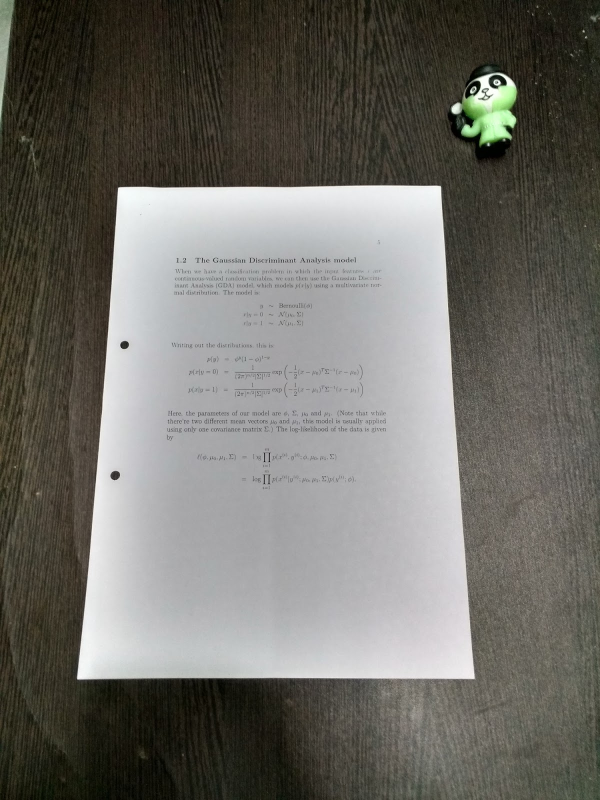
#> input picture BBB/redresse/doc_scan_simple/notes3.jpg, 1200 x 1600 px (shown at 1/2 size)
$ python doc_scan.py   (Python 2 division)
#> lines starting #> are read from the running program, lines starting #| are printed output that depends on the picture; after the words box and inside, x2 and y2 are one past the last pixel; in counts of white or black regions, pixels touching at a corner belong together
import cv2
import numpy as np
import os
# from PIL import Image


image = cv2.imread("notes3.jpg")
#> image is the input picture: shape (1600, 1200, 3); mean B, G, R 102.8, 109, 110.6

ratio = image.shape[0] / 800.0
#> ratio = 2
#read the imagea and resize it.
(h, w) = image.shape[:2]
#> h = 1600; w = 1200
r = 800 / float(h)
#> r = 0.5
width = int(w * r)
#> width = 600
dim = None

res = cv2.resize(image,(width,800), interpolation = cv2.INTER_AREA)
#cv2.imshow("image",res)
print(dim)

print ratio
#| 2.0
#convert into grayscale, blur it and find its edges
orig = image.copy()
gray = cv2.cvtColor(res,cv2.COLOR_BGR2GRAY)
blur = cv2.GaussianBlur(gray,(5,5),0)
#cv2.imshow("gaussian blur",blur)

#use Canny edge detection method for detecting edges
edged = cv2.Canny(blur,75,200)
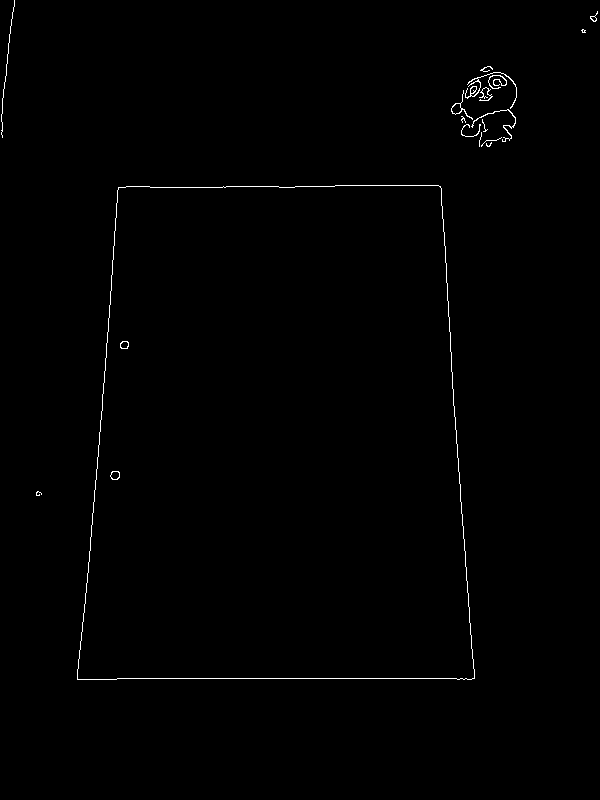
#> edged: shape (800, 600); 0.55% white in thin lines or dots, all inside (x1, y1, x2, y2) = (1, 0, 598, 680)
#cv2.imshow("edged",edged)

cv2.waitKey(0)
cv2.destroyAllWindows()

#finding the largest contours in edged image, keeping the largest one and
#initialize the screen contour

(cnts,_) = cv2.findContours(edged.copy(), cv2.RETR_LIST,cv2.CHAIN_APPROX_SIMPLE)
#> cnts = 26 contours, 14 with area under 20; largest, box (x1, y1, x2, y2) and area: (77, 185, 475, 680) 175990, (77, 185, 475, 680) 175988, (451, 90, 473, 120) 92, (451, 103, 462, 115) 76, (465, 72, 517, 109) 70
cnts = sorted(cnts,key = cv2.contourArea,reverse = True)[:5]
#> cnts = 5 contours; box (x1, y1, x2, y2) and area: (77, 185, 475, 680) 175990, (77, 185, 475, 680) 175988, (451, 90, 473, 120) 92, (451, 103, 462, 115) 76, (465, 72, 517, 109) 70

for c in cnts:
    peri = cv2.arcLength(c,True)
    approx = cv2.approxPolyDP(c, 0.02*peri,True)
    if len(approx) == 4:
         screenCnt = approx
         break
#> this loop made 1 pass
#> (peri, screenCnt) on pass 1: (1740.7, [[440, 186], [118, 187], [77, 679], [474, 678]])

print("finding contours of paper")
cv2.drawContours(res,[screenCnt],-1,(0,0,255),2)
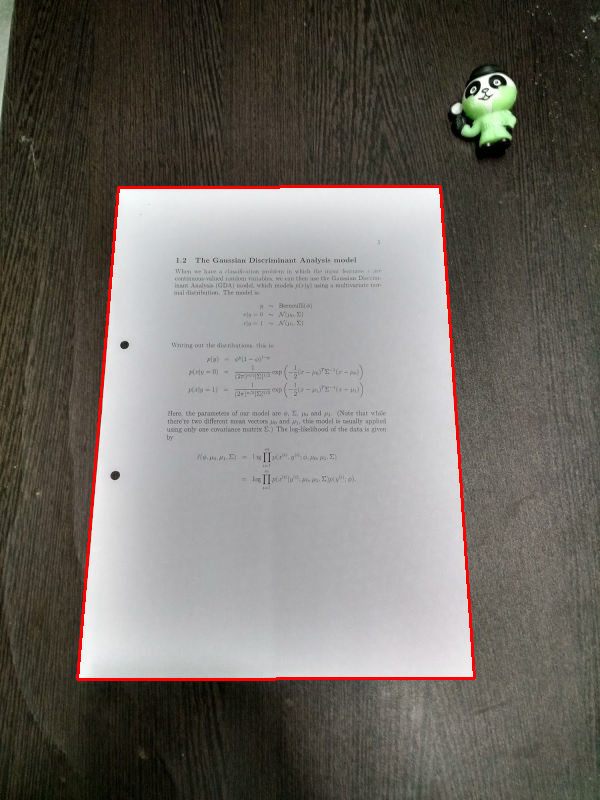
#> res: shape (800, 600, 3); mean B, G, R 101.7, 107.8, 112.1
#cv2.imshow("Selected Border",res)

pts = screenCnt.reshape(4, 2) * ratio
#> pts = [[880, 372], [236, 374], [154, 1358], [948, 1356]]
rect = np.zeros((4, 2), dtype = "float32")

s = pts.sum(axis = 1)
#> s = [1252, 610, 1512, 2304]
rect[0] = pts[np.argmin(s)]
rect[2] = pts[np.argmax(s)]

diff = np.diff(pts, axis = 1)
#> diff = [-508, 138, 1204, 408]
rect[1] = pts[np.argmin(diff)]
rect[3] = pts[np.argmax(diff)]

(tl,tr,br,bl) = rect
print ((tl,tr,br,bl))

#new dimensions of image

widthA = np.sqrt(((br[0] - bl[0]) ** 2) + ((br[1] - bl[1]) ** 2))
widthB = np.sqrt(((tr[0] - tl[0]) ** 2) + ((tr[1] - tl[1]) ** 2))
maxWidth = max(int(widthA), int(widthB))

heightA = np.sqrt(((tr[0] - br[0]) ** 2) + ((tr[1] - br[1]) ** 2))
heightB = np.sqrt(((tl[0] - bl[0]) ** 2) + ((tl[1] - bl[1]) ** 2))
maxHeight = max(int(heightA), int(heightB))

dst = np.array([
		[0, 0],
		[maxWidth - 1, 0],
		[maxWidth - 1, maxHeight - 1],
		[0, maxHeight - 1]], dtype = "float32")

X = cv2.getPerspectiveTransform(rect, dst)
#cv2.imshow("original1",orig)
crop = cv2.warpPerspective(orig, X, (maxWidth, maxHeight))
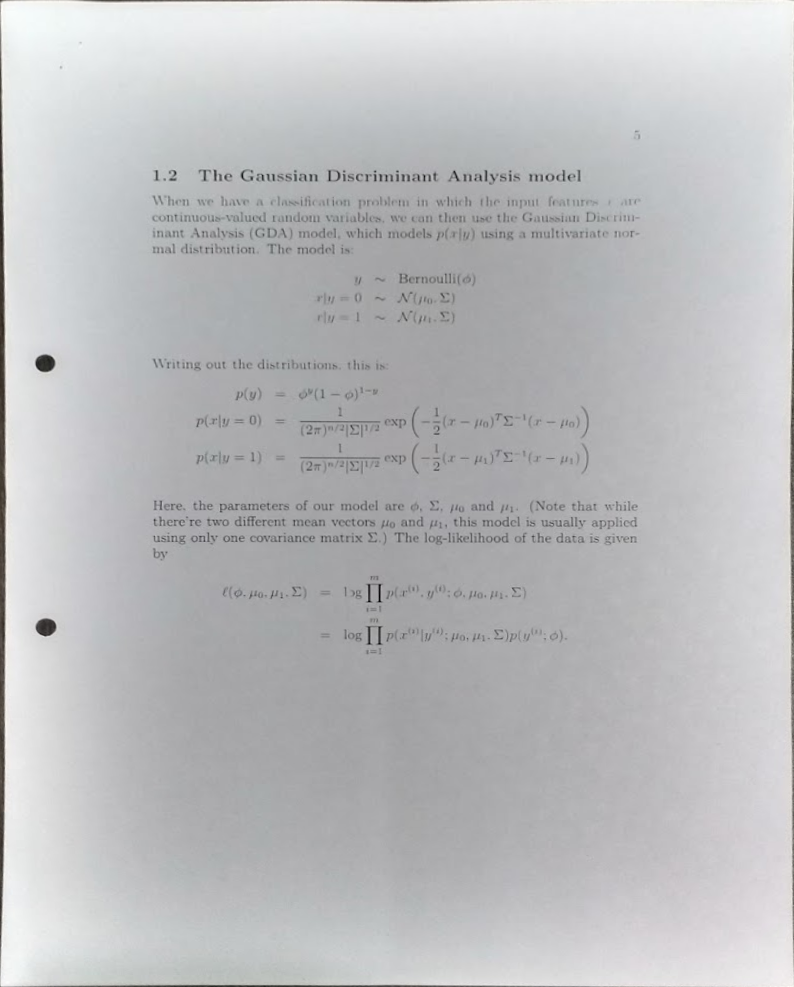
#> crop: shape (987, 794, 3); mean B, G, R 190.9, 189, 188.4
crop = crop.astype("uint8") * 255
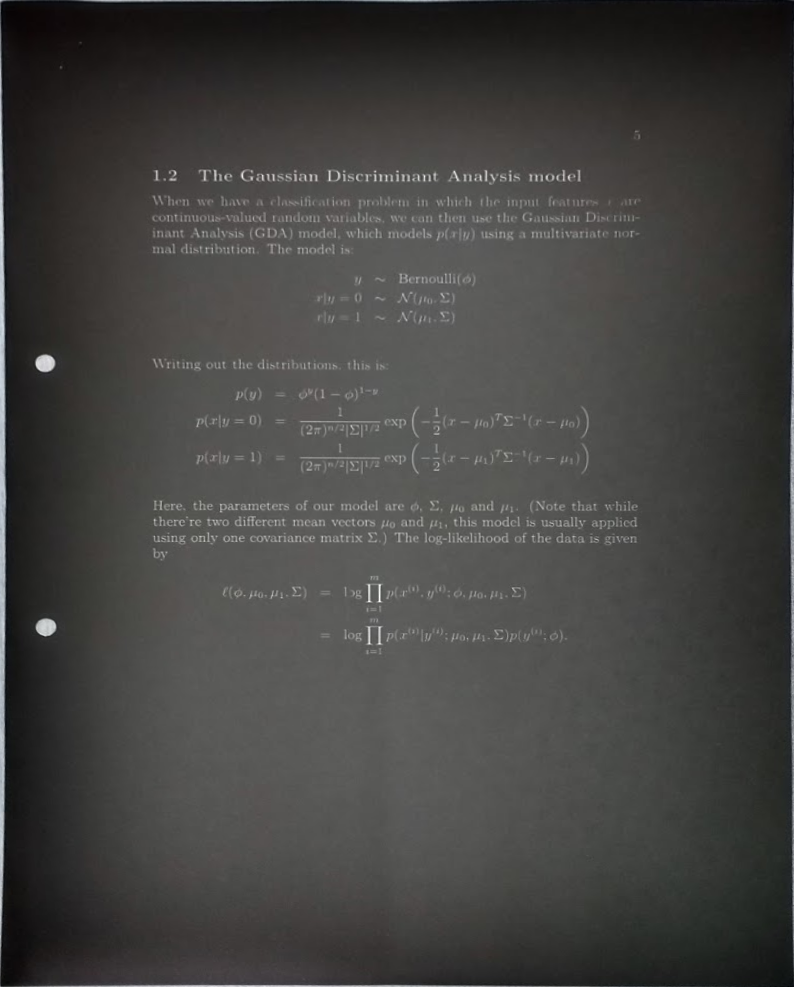
#> crop: shape (987, 794, 3); mean B, G, R 65.1, 67, 67.6


crop = cv2.cvtColor(crop,cv2.COLOR_BGR2GRAY)
#> crop: shape (987, 794)

ret, im_th1 = cv2.threshold(crop,115,255,cv2.THRESH_BINARY_INV)
#> im_th1: shape (987, 794); 97.5% white; 991 black regions (795 under 20 px), largest, box (x1, y1, x2, y2) and area: (0, 30, 6, 957) 3580, (791, 235, 794, 655) 918, (38, 985, 546, 987) 815
ret, im_th2 = cv2.threshold(crop,115,255,cv2.THRESH_BINARY)
im_th3 = cv2.adaptiveThreshold(crop,255,cv2.ADAPTIVE_THRESH_GAUSSIAN_C,cv2.THRESH_BINARY,11,3)
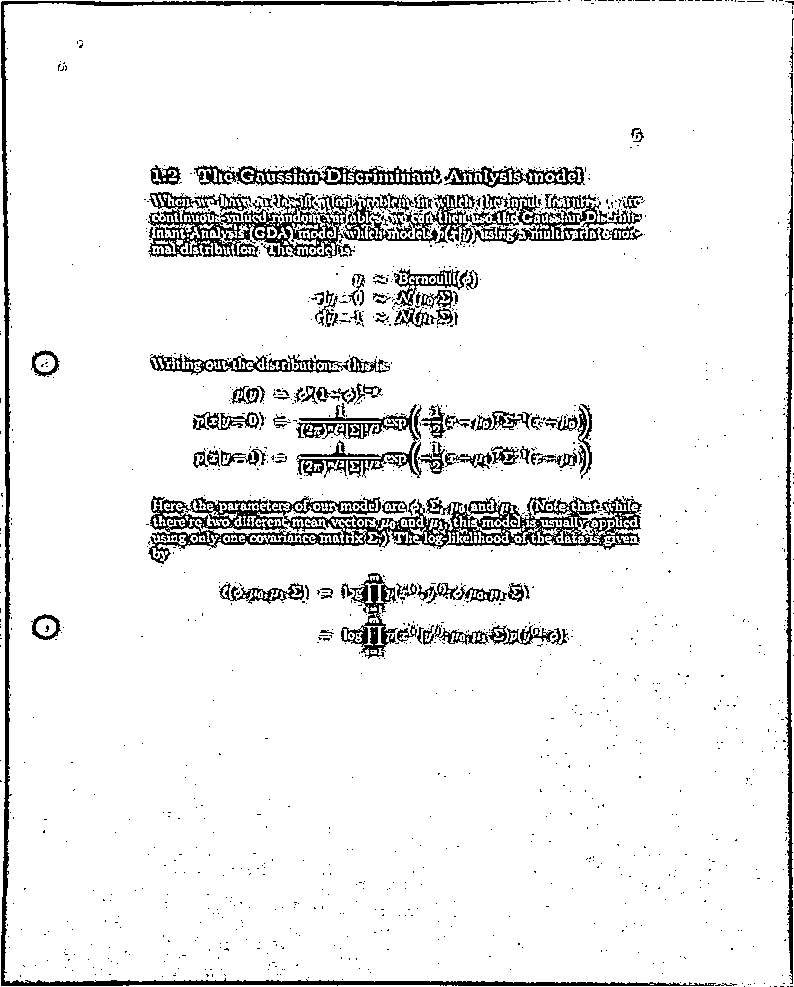
#> im_th3: shape (987, 794); 92.4% white; 1393 black regions (1281 under 20 px), largest, box (x1, y1, x2, y2) and area: (148, 496, 642, 564) 11165, (1, 1, 716, 986) 8856, (148, 192, 475, 258) 7960

im_th2 = cv2.resize(im_th2,(700,800),interpolation = cv2.INTER_AREA)
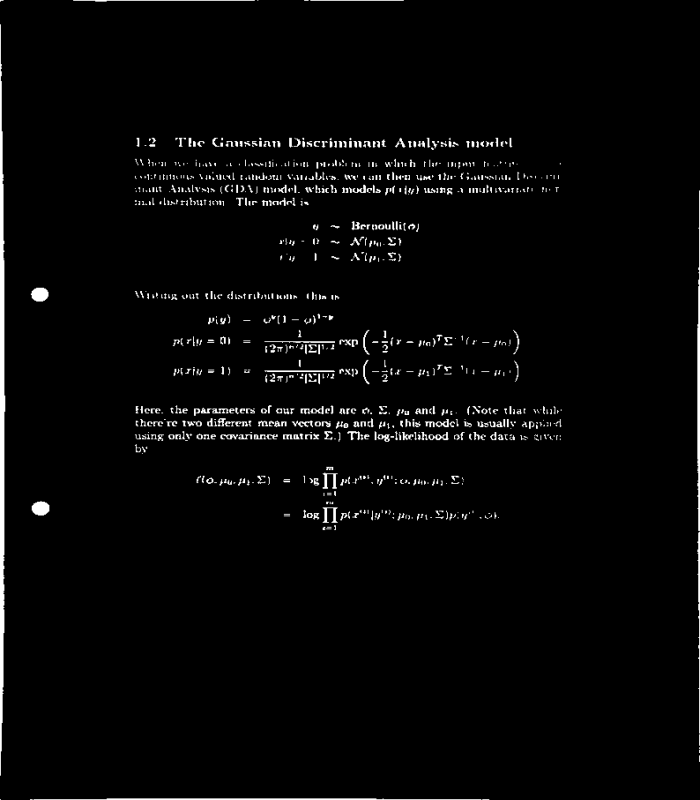
#> im_th2: shape (800, 700); min 0, max 255, mean 6.4
im_th1 = cv2.resize(im_th1,(700,800),interpolation = cv2.INTER_AREA)
#> im_th1: shape (800, 700)
im_th3 = cv2.resize(im_th3,(700,800),interpolation = cv2.INTER_AREA)
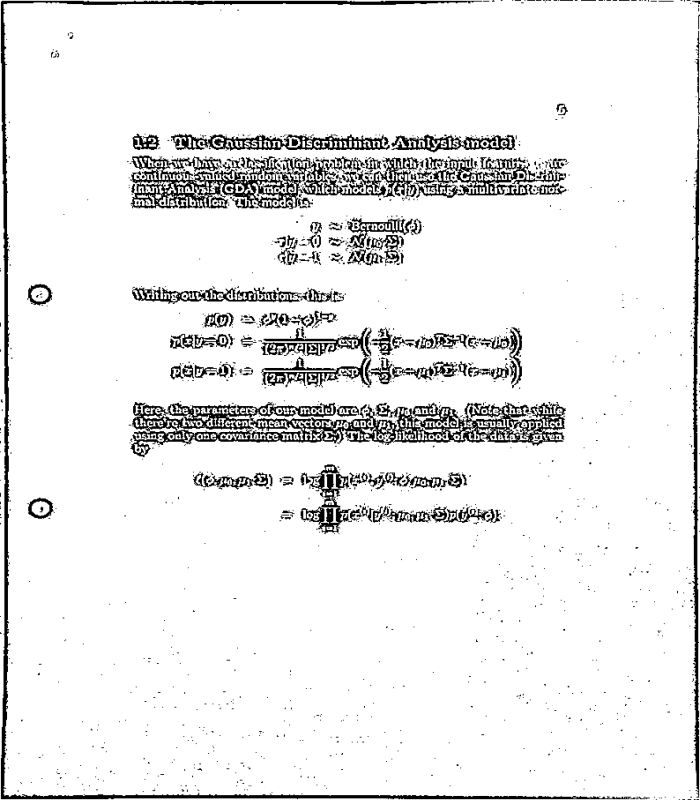
#> im_th3: shape (800, 700); min 0, max 255, mean 235.5


cv2.imshow("Final Image 1",im_th1)
cv2.imshow("Final Image 2",im_th2)
#cv2.imshow("adaptive",im_th3)
cv2.imwrite("1.jpg",im_th1)
cv2.imwrite("2.jpg",im_th2)
# im = Image.open("1.jpg")
# im.save("Scanned_doc.pdf","PDF", Quality = 100)


cv2.waitKey(0)
cv2.destroyAllWindows()
